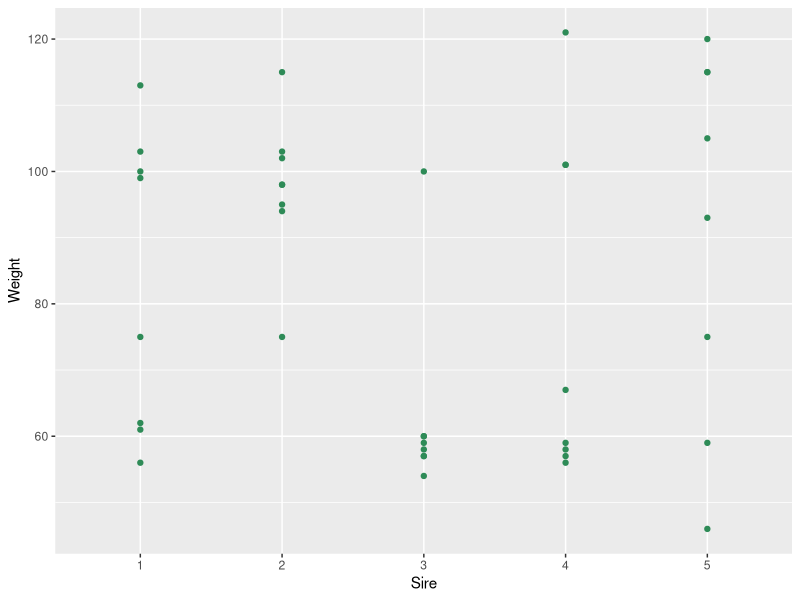
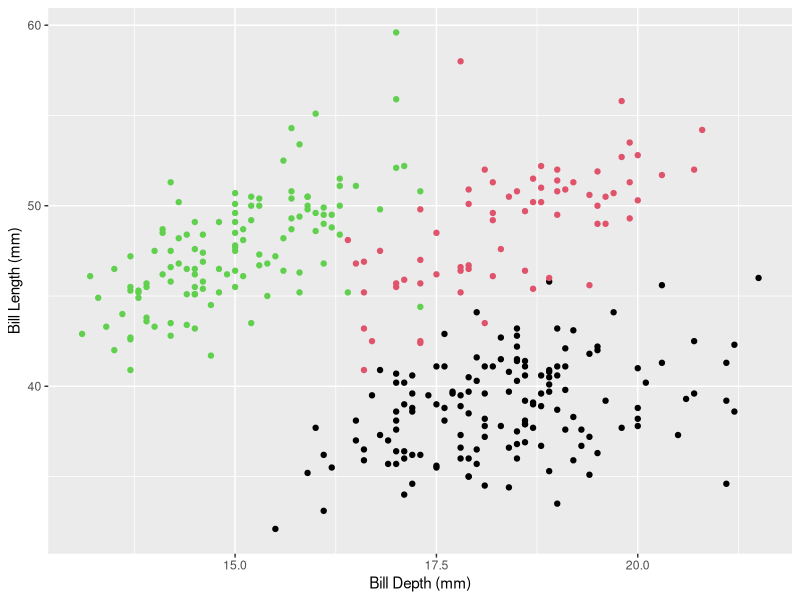
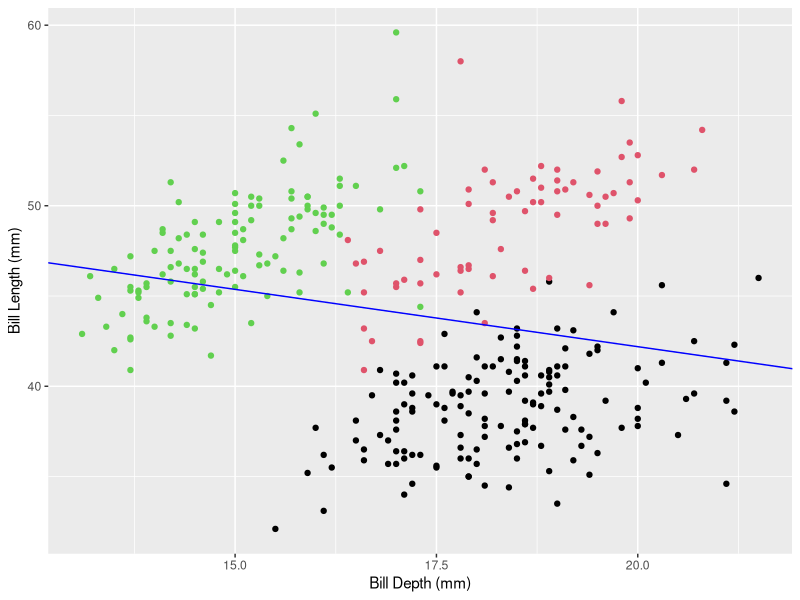
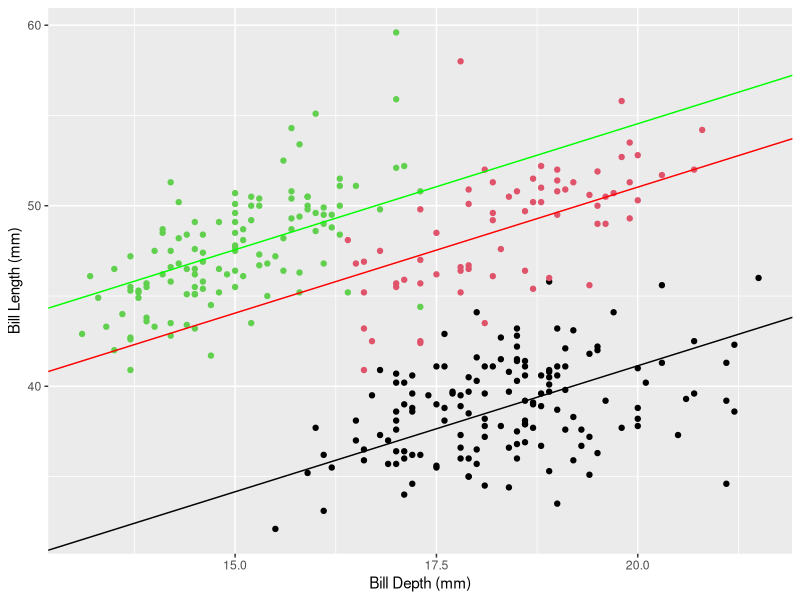
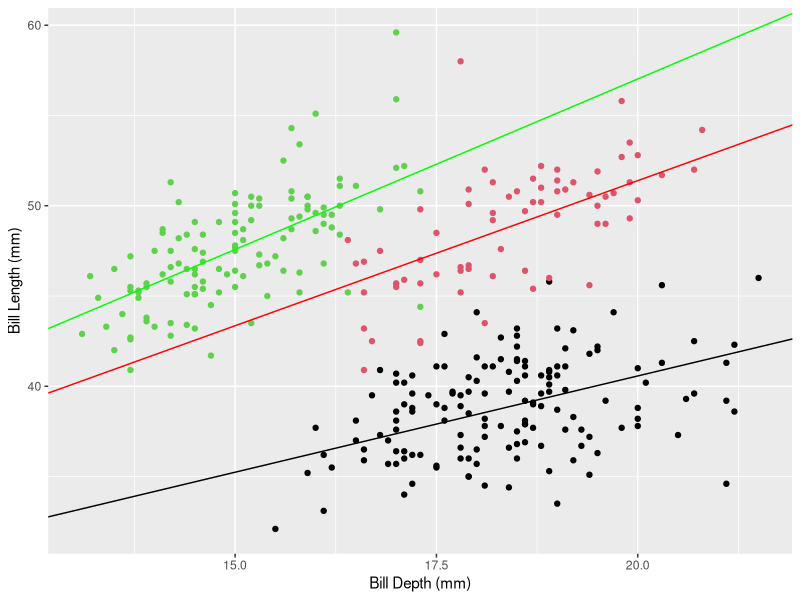
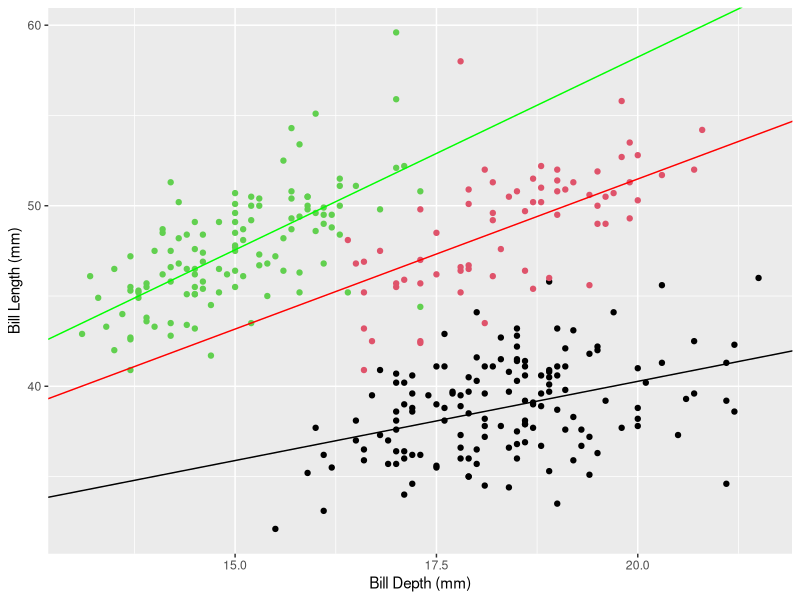

Source code (R) for these figures, in order:
## ---- chunk 1
# https://people.math.ethz.ch/~meier/teaching/anova/random-and-mixed-effects-models.html
#  First let's create data set
weight <- c(61, 100,  56, 113,  99, 103,  75,  62,   ## sire 1
            75, 102,  95, 103,  98, 115,  98,  94,   ## sire 2
            58,  60,  60,  57,  57,  59,  54, 100,   ## sire 3
            57,  56,  67,  59,  58, 121, 101, 101,   ## sire 4
            59,  46, 120, 115, 115,  93, 105,  75)   ## sire 5
sire    <- factor(rep(1:5, each = 8))
animals <- data.frame(weight, sire)
suppressMessages(library(tidyverse))
ggplot(data = animals, mapping = aes(x = sire, y = weight)) +
  geom_point(col = "seagreen") + xlab("Sire") + ylab("Weight")
## ---- chunk 2
# this package needs to be installed!
suppressMessages(library(lme4))

# a random intercept for each sire
#  (more on this notation later)
re.out <- lmer(weight ~ 1 | sire, data = animals)   
summary(re.out)
## ---- chunk 3
# this package needs to be installed!
suppressMessages(library(lme4))

# a random intercept for each sire
#  (more on this notation later)
re.out <- lmer(weight ~ 1 | sire, data = animals)   
summary(re.out)
## ---- chunk 4
# this package needs to be installed
library(palmerpenguins)

w  <- complete.cases(penguins)
df <- data.frame(penguins[w, c(1, 4, 3)])

ggplot(data = df, 
       mapping = aes(x = bill_depth_mm, 
                     y = bill_length_mm)) +
  geom_point(col = as.numeric(df$species)) +
  xlab("Bill Depth (mm)") + ylab("Bill Length (mm)")
## ---- chunk 5
# regress bill length upon bill depth
lm.out <- lm(bill_length_mm ~ bill_depth_mm, 
             data = df)
AIC(lm.out)
## ---- chunk 6
ggplot(data = df, mapping = aes(x = bill_depth_mm, y = bill_length_mm)) +
  geom_point(col = as.numeric(df$species)) +
  geom_abline(slope = lm.out$coefficients[2], 
              intercept = lm.out$coefficients[1], col = "blue") +
  xlab("Bill Depth (mm)") + ylab("Bill Length (mm)")
## ---- chunk 7
# regress bill length upon bill depth
#  with a random species effect (random intercepts)
lm.out <- lmer(bill_length_mm ~ bill_depth_mm + 
                 (1 | species), 
               data = df)
coef(lm.out)$species
AIC(lm.out)   
# much lower - a better model
## ---- chunk 8
cf <- coef(lm.out)$species
ggplot(data = df, mapping = aes(x = bill_depth_mm, y = bill_length_mm)) +
  geom_point(col = as.numeric(df$species)) +
  geom_abline(slope = cf[1, 2], intercept = cf[1, 1], col = "black") +
  geom_abline(slope = cf[2, 2], intercept = cf[2, 1], col = "red") +
  geom_abline(slope = cf[3, 2], intercept = cf[3, 1], col = "green") +
  xlab("Bill Depth (mm)") + ylab("Bill Length (mm)")
## ---- chunk 9
# regress bill length upon bill depth
#  with a random species effect (random slopes)
lm.out <- lmer(bill_length_mm ~ bill_depth_mm + 
              (0 + bill_depth_mm | species), 
              data = df)
coef(lm.out)$species
AIC(lm.out) 
# still substantially lower - a better model still
## ---- chunk 10
cf <- coef(lm.out)$species
ggplot(data = df, mapping = aes(x = bill_depth_mm, y = bill_length_mm)) +
  geom_point(col = as.numeric(df$species)) +
  geom_abline(slope = cf[1, 2], intercept = cf[1, 1], col = "black") +
  geom_abline(slope = cf[2, 2], intercept = cf[2, 1], col = "red") +
  geom_abline(slope = cf[3, 2], intercept = cf[3, 1], col = "green") +
  xlab("Bill Depth (mm)") + ylab("Bill Length (mm)")
## ---- chunk 11
# regress bill length upon bill depth
#  with a random species effect 
#  (both random intercepts and slopes)
lm.out <- lmer(bill_length_mm ~ bill_depth_mm + 
              (bill_depth_mm | species), 
              data = df)
coef(lm.out)$species
AIC(lm.out) 
# slightly higher than before - not the best model
## ---- chunk 12
cf <- coef(lm.out)$species
ggplot(data = df, mapping = aes(x = bill_depth_mm, y = bill_length_mm)) +
  geom_point(col = as.numeric(df$species)) +
  geom_abline(slope = cf[1, 2], intercept = cf[1, 1], col = "black") +
  geom_abline(slope = cf[2, 2], intercept = cf[2, 1], col = "red") +
  geom_abline(slope = cf[3, 2], intercept = cf[3, 1], col = "green") +
  xlab("Bill Depth (mm)") + ylab("Bill Length (mm)")
